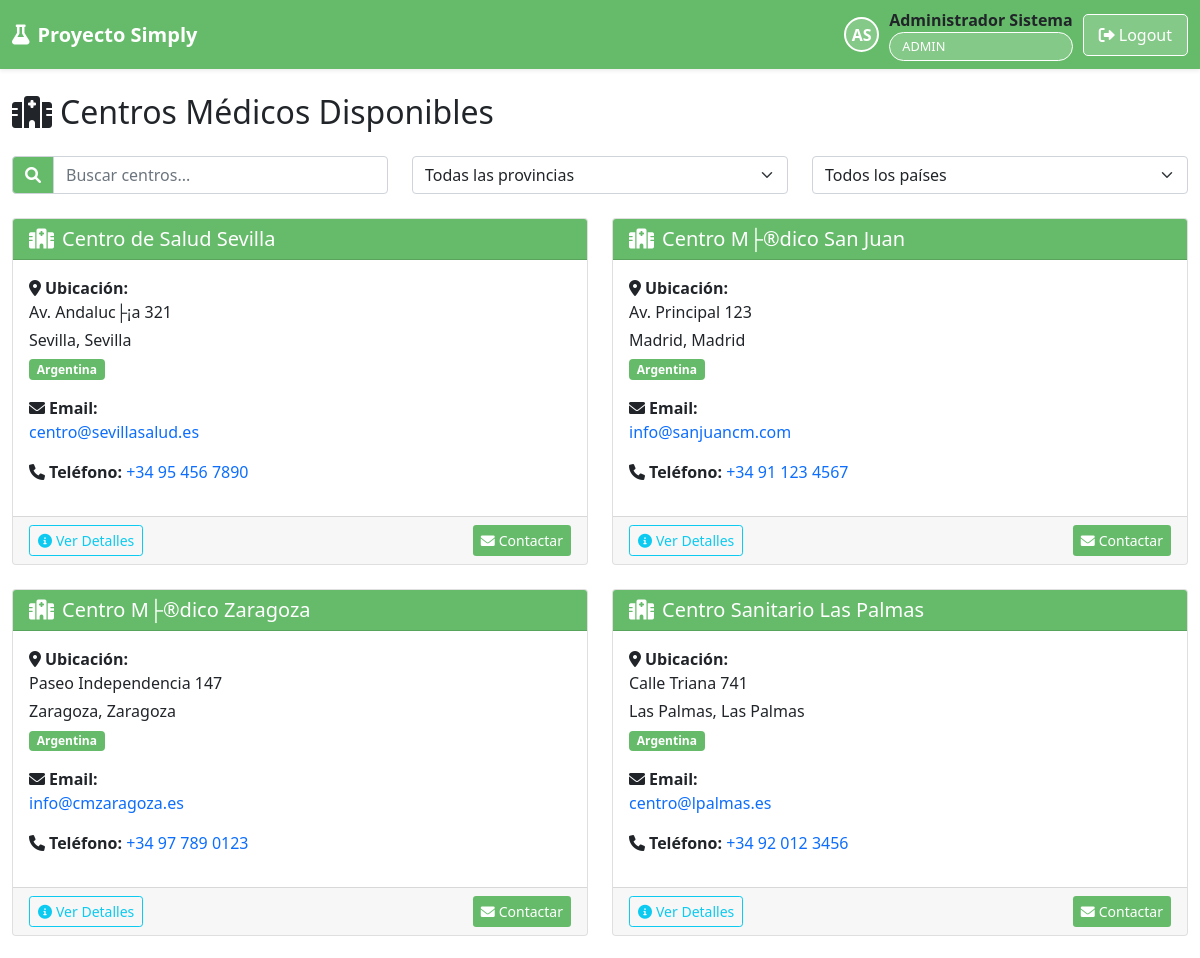
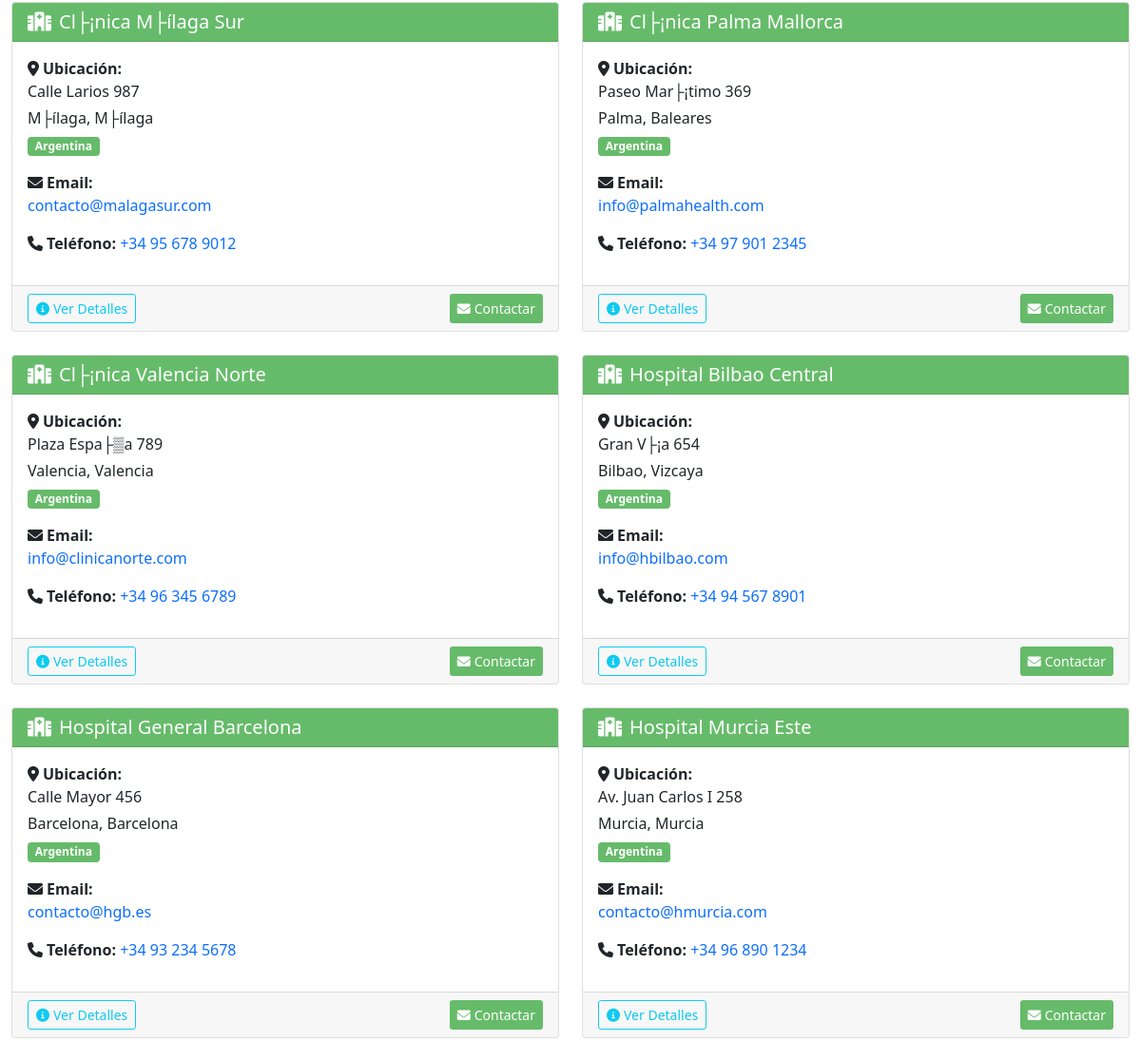
Screenshot of /site_buddy/centros.php (signed in) with the database file from the repository (2 pictures, top to bottom).
### tables this page shows
CREATE TABLE IF NOT EXISTS `centros` (
  `id` int(11) NOT NULL AUTO_INCREMENT,
  `nombre` varchar(255) NOT NULL,
  `direccion` varchar(500) NOT NULL,
  `localidad` varchar(100) NOT NULL,
  `provincia` varchar(100) NOT NULL,
  `pais` varchar(100) NOT NULL,
  `email_referencia` varchar(255) DEFAULT NULL,
  `email_referencia_2` varchar(255) DEFAULT NULL,
  `telefono` varchar(50) DEFAULT NULL,
  `fecha_alta` timestamp NOT NULL DEFAULT current_timestamp(),
  `activo` tinyint(1) DEFAULT 1,
  PRIMARY KEY (`id`)
);

### site_buddy/centros.php (the view, shortened to what this page needs)
<?php
include '../includes/header.php';
$database = new Database();
$db = $database->getConnection();
$stmt = $db->query("SELECT * FROM centros WHERE activo = 1 ORDER BY nombre");
$centros = $stmt->fetchAll();
?>
<div class="row">
    <div class="col-12">
        <h2 class="mb-4">
            <i class="fas fa-hospital me-2"></i>Centros Médicos Disponibles
        </h2>
    </div>
</div>
<div class="row mb-4">
    <div class="col-md-4">
        <div class="input-group">
            <span class="input-group-text" style="background: #66BB6A; color: white;"><i class="fas fa-search"></i></span>
            <input type="text" class="form-control" id="searchInput" placeholder="Buscar centros...">
        </div>
    </div>
    <div class="col-md-4">
        <select class="form-select" id="filterProvincia">
            <option value="">Todas las provincias</option>
        </select>
    </div>
    <div class="col-md-4">
        <select class="form-select" id="filterPais">
            <option value="">Todos los países</option>
        </select>
    </div>
</div>
<div class="row" id="centrosContainer">
    <?php foreach ($centros as $centro): ?>
    <div class="col-md-6 mb-4 centro-card"
         data-provincia="<?php echo htmlspecialchars($centro['provincia']); ?>"
         data-pais="<?php echo htmlspecialchars($centro['pais']); ?>">
        <div class="card h-100">
            <div class="card-header" style="background: #66BB6A; color: white;">
                <h5 class="card-title mb-0">
                    <i class="fas fa-hospital me-2"></i><?php echo htmlspecialchars($centro['nombre']); ?>
                </h5>
            </div>
            <div class="card-body">
                <div class="mb-3">
                    <strong><i class="fas fa-map-marker-alt me-1"></i>Ubicación:</strong>
                    <p class="mb-1"><?php echo htmlspecialchars($centro['direccion']); ?></p>
                    <p class="mb-1"><?php echo htmlspecialchars($centro['localidad'] . ', ' . $centro['provincia']); ?></p>
                    <span class="badge" style="background: #66BB6A; color: white;"><?php echo htmlspecialchars($centro['pais']); ?></span>
                </div>
                <?php if ($centro['email_referencia'] || $centro['email_referencia_2']): ?>
                <div class="mb-3">
                    <strong><i class="fas fa-envelope me-1"></i>Email<?php echo ($centro['email_referencia'] && $centro['email_referencia_2']) ? 's' : ''; ?>:</strong>
                    <?php if ($centro['email_referencia']): ?>
                    <div>
                        <a href="mailto:<?php echo htmlspecialchars($centro['email_referencia']); ?>" class="text-decoration-none">
                            <?php echo htmlspecialchars($centro['email_referencia']); ?>
                        </a>
                    </div>
                    <?php endif; ?>
                </div>
                <?php endif; ?>
                <?php if ($centro['telefono']): ?>
                <div class="mb-3">
                    <strong><i class="fas fa-phone me-1"></i>Teléfono:</strong>
                    <a href="tel:<?php echo htmlspecialchars($centro['telefono']); ?>" class="text-decoration-none">
                        <?php echo htmlspecialchars($centro['telefono']); ?>
                    </a>
                </div>
                <?php endif; ?>
            </div>
            <div class="card-footer">
                <div class="d-flex justify-content-between">
                    <button class="btn btn-outline-info btn-sm" onclick="verDetalles(<?php echo $centro['id']; ?>)">
                        <i class="fas fa-info-circle me-1"></i>Ver Detalles
                    </button>
                    <button class="btn btn-sm" style="background: #66BB6A; color: white; border: none;" onclick="contactarCentro(<?php echo $centro['id']; ?>)">
                        <i class="fas fa-envelope me-1"></i>Contactar
                    </button>
                </div>
            </div>
        </div>
    </div>
    <?php endforeach; ?>
</div>
<?php include '../includes/footer.php'; ?>

### rows the page displays
centros: nombre "Centro de Salud Sevilla", direccion "Av. Andaluc├¡a 321", localidad+provincia "Sevilla, Sevilla", pais "Argentina", email_referencia "centro@sevillasalud.es", telefono "+34 95 456 7890"
centros: nombre "Centro M├®dico San Juan", direccion "Av. Principal 123", localidad+provincia "Madrid, Madrid", pais "Argentina", email_referencia "info@sanjuancm.com", telefono "+34 91 123 4567"
centros: nombre "Centro M├®dico Zaragoza", direccion "Paseo Independencia 147", localidad+provincia "Zaragoza, Zaragoza", pais "Argentina", email_referencia "info@cmzaragoza.es", telefono "+34 97 789 0123"
centros: nombre "Centro Sanitario Las Palmas", direccion "Calle Triana 741", localidad+provincia "Las Palmas, Las Palmas", pais "Argentina", email_referencia "centro@lpalmas.es", telefono "+34 92 012 3456"
centros: nombre "Cl├¡nica M├ílaga Sur", direccion "Calle Larios 987", localidad+provincia "M├ílaga, M├ílaga", pais "Argentina", email_referencia "contacto@malagasur.com", telefono "+34 95 678 9012"
centros: nombre "Cl├¡nica Palma Mallorca", direccion "Paseo Mar├¡timo 369", localidad+provincia "Palma, Baleares", pais "Argentina", email_referencia "info@palmahealth.com", telefono "+34 97 901 2345"
centros: nombre "Cl├¡nica Valencia Norte", direccion "Plaza Espa├▒a 789", localidad+provincia "Valencia, Valencia", pais "Argentina", email_referencia "info@clinicanorte.com", telefono "+34 96 345 6789"
centros: nombre "Hospital Bilbao Central", direccion "Gran V├¡a 654", localidad+provincia "Bilbao, Vizcaya", pais "Argentina", email_referencia "info@hbilbao.com", telefono "+34 94 567 8901"
centros: nombre "Hospital General Barcelona", direccion "Calle Mayor 456", localidad+provincia "Barcelona, Barcelona", pais "Argentina", email_referencia "contacto@hgb.es", telefono "+34 93 234 5678"
centros: nombre "Hospital Murcia Este", direccion "Av. Juan Carlos I 258", localidad+provincia "Murcia, Murcia", pais "Argentina", email_referencia "contacto@hmurcia.com", telefono "+34 96 890 1234"

### other values shown
substr($user['nombre'], 0, 1) . substr($user['apellido'], 0, 1) "AS"
$user['nombre'] . ' ' . $user['apellido'] "Administrador Sistema"
$user['rol'] "ADMIN"
